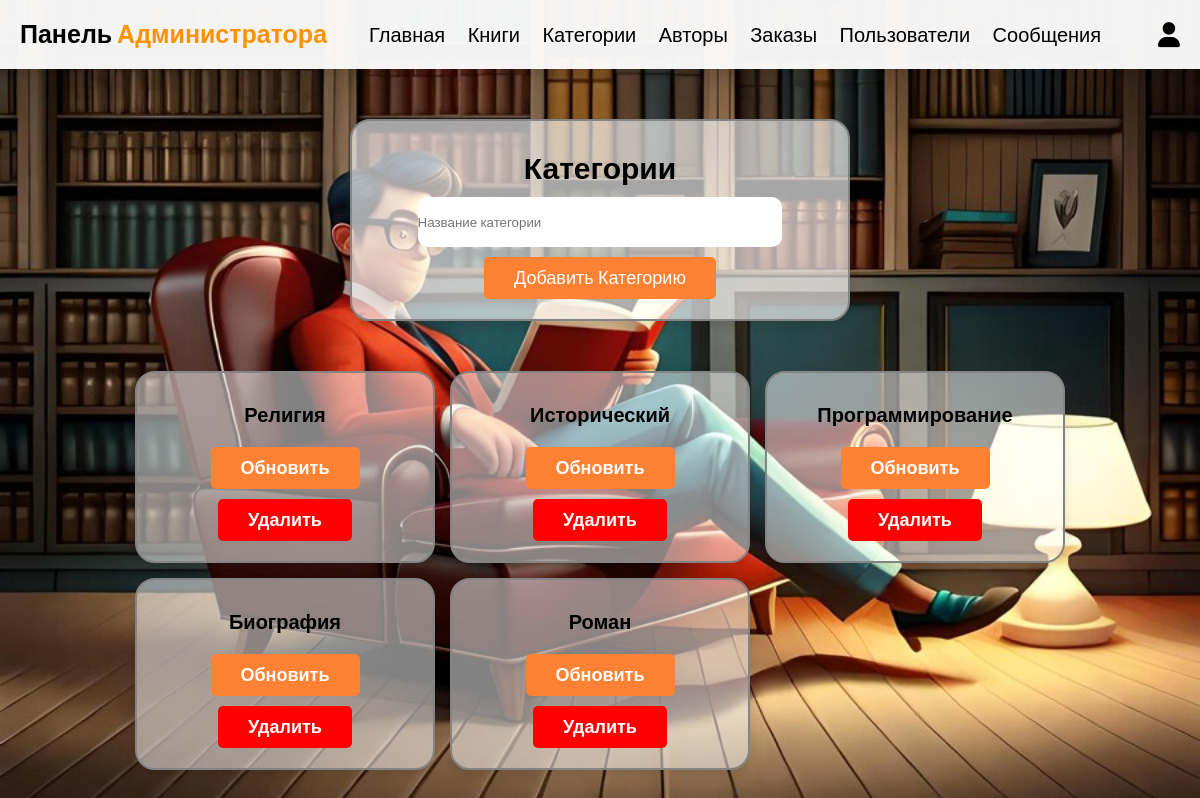
/admin_category.php (signed in), run on the app's committed database.
### tables this page shows
CREATE TABLE `book_category` (
  `book_cate_id` int(15) NOT NULL,
  `book_cate_name` varchar(100) NOT NULL
);

### admin_category.php (the view, shortened to what this page needs)
<?php
include('config.php');
?>
<!DOCTYPE html>
<html lang="ru">
<head>
   <link rel="stylesheet" href="https://cdnjs.cloudflare.com/ajax/libs/font-awesome/6.0.0/css/all.min.css">
   <link rel="stylesheet" href="css/admin_style.css">
</head>
<body>
   <?php include 'admin_header.php'; ?>
   <div class="form-container">
      <form action="" method="post">
         <h3>Категории</h3>
         <input type="text" name="cat_name" placeholder="Название категории" required class="box">
         <input type="submit" name="submit" value="Добавить категорию" class="btn">
      </form>
   </div>
   <section class="show-books">
      <div class="box-container">
         <?php
         $select_cat = mysqli_query($con, "SELECT * from book_category") or die('query failed');
         if (mysqli_num_rows($select_cat) > 0) {
            while ($fetch_cat = mysqli_fetch_assoc($select_cat)) {
               ?>
               <div class="box">
                  <div class="name"><?php echo $fetch_cat['book_cate_name']; ?></div>
                  <a href="admin_category.php?update=<?php echo $fetch_cat['book_cate_id']; ?>" class="option-btn">Обновить</a>
                  <a href="admin_category.php?delete=<?php echo $fetch_cat['book_cate_id']; ?>" class="delete-btn"
                     onclick="return confirm('Удалить эту категорию?');">Удалить</a>
               </div>
               <?php
            }
         } else {
            echo '<p class="empty">Категории еще не добавлены!</p>';
         }
         ?>
      </div>
   </section>
</body>
</html>

### css/admin_style.css (style rules this page uses)
* { font-family: 'Rubik', sans-serif; margin:0; padding:0; box-sizing: border-box; outline: none; border:none; text-decoration: none; transition:all .2s linear; }
html { font-size: 62.5%; overflow-x: hidden; }
body { background: url(../img/character-man-sitting-sofa-reading-book-3d-illustration_175994-17540.jpg),no-repeat; background-size: cover; }
section { padding:3rem 2rem; }
.btn, .option-btn, .delete-btn, .white-btn { display: inline-block; margin-top: 1rem; padding:1rem 3rem; cursor: pointer; color:white; font-size: 1.8rem; border-radius: .5rem; text-transform: capitalize; }
.white-btn, .btn { background-color: rgb(255, 129, 51); }
.option-btn { background-color: rgb(255, 129, 51); }
.delete-btn { background-color: red; }
.show-books .box-container { display: grid; grid-template-columns: repeat(auto-fit, 30rem); justify-content: center; gap:1.5rem; max-width: 1200px; margin:0 auto; align-items: flex-start; }
.show-books { padding-top: 0; }
.show-books .box-container .box { text-align: center; padding:2rem; border-radius: .5rem; border:.2rem solid black; box-shadow: 0 .5rem 1rem rgba(0,0,0,.1); background-color: white; }
.show-books .box-container .box .name { padding:1rem 0; font-size: 2rem; color:black; }
.form-container form { background-color:rgba(255, 255, 255, 0.647); border-radius: 2rem; padding:2rem; text-align: center; box-shadow: 0 .5rem 1rem rgba(0,0,0,.1); border:.2rem solid rgb(132, 132, 132); max-width: 50rem; margin:0 auto; margin-top: 5rem; margin-bottom: 5rem; }
.form-container form .box { width: 80%; height: 5rem; border-radius: 1rem; }
.form-container form h3 { padding:1rem 0; font-size: 3rem; color:black; }
.show-books { display: grid; grid-template-columns: repeat(auto-fit, minmax(25rem, 1fr)); gap:1.5rem; max-width: 1200px; margin:0 auto; align-items: flex-start; }
.show-books .box-container .box { border-radius: 2rem; padding:2rem; background-color: rgba(255, 255, 255, 0.504); box-shadow: 0 .5rem 1rem rgba(0,0,0,.1); border:.2rem solid rgb(132, 132, 132); text-align: center; font-size: 1.5rem; font-weight: bolder; }

### data on the page
book_category: book_cate_name "Религия"
book_category: book_cate_name "Исторический"
book_category: book_cate_name "Программирование"
book_category: book_cate_name "Биография"
book_category: book_cate_name "Роман"
